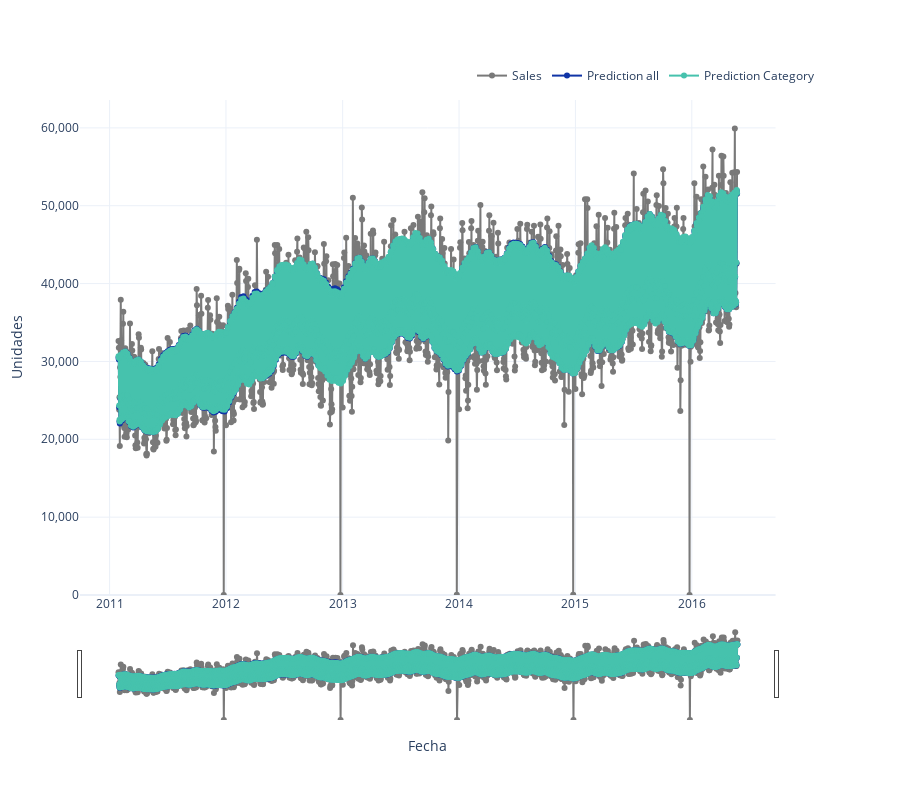

Notebook code cell kept with this figure:
### Code cell
fig = make_subplots(specs=[[{"secondary_y": True}]])

fig.add_trace(go.Scatter(x=df_all["ds"], y=df_all["y"],
                          mode='lines',
                          name='Sales',
                          marker_color='rgb(121,121,121)'))
fig.add_trace(go.Scatter(x=df_all["ds"], y=df_all["yhat"],
                          mode='lines+markers',
                          name='Prediction all',
                          marker_color='rgb(16,52,166)'))
fig.add_trace(go.Scatter(x=df_cat_all["ds"], y=df_cat_all["yhat"],
                          mode='lines+markers',
                          name='Prediction Category',
                          marker_color='rgb(70,194,173)'))

fig.update_traces(mode='markers+lines')
fig.update_xaxes(rangeslider_visible=True)
fig.update_layout({
    'height': 800,
    'template': 'plotly_white',
    'plot_bgcolor': 'rgba(0,0,0,0)',
    'paper_bgcolor': 'rgba(0,0,0,0)',
    'xaxis_title': 'Fecha',
    'yaxis_title': 'Unidades',
    'yaxis_tickformat': ',.0f',
    'yaxis.rangemode': 'tozero',
    'legend': {'orientation': 'h',
                'yanchor': 'bottom',
                'y': 1.02,
                'xanchor': 'right',
                'x': 1
                }
})

### Figure 1 — Plotly figure (JSON) as saved in the notebook; plotly's stock layout.template omitted (floating-point values rounded to 4 significant figures; data arrays with more than 128 entries replaced by an {"elided": "..."} marker saying what was removed)
{"data": [{"marker": {"color": "rgb(121,121,121)"}, "mode": "markers+lines", "name": "Sales", "type": "scatter", "x": {"elided": "1941 str values"}, "y": {"elided": "1941 int values"}}, {"marker": {"color": "rgb(16,52,166)"}, "mode": "markers+lines", "name": "Prediction all", "type": "scatter", "x": {"elided": "1941 str values"}, "y": {"elided": "1941 float values"}}, {"marker": {"color": "rgb(70,194,173)"}, "mode": "markers+lines", "name": "Prediction Category", "type": "scatter", "x": {"elided": "1941 str values"}, "y": {"elided": "1941 float values"}}], "layout": {"height": 800, "legend": {"orientation": "h", "x": 1, "xanchor": "right", "y": 1.02, "yanchor": "bottom"}, "paper_bgcolor": "rgba(0,0,0,0)", "plot_bgcolor": "rgba(0,0,0,0)", "xaxis": {"anchor": "y", "domain": [0, 0.94], "rangeslider": {"visible": true}, "title": {"text": "Fecha"}}, "yaxis": {"anchor": "x", "domain": [0, 1], "rangemode": "tozero", "tickformat": ",.0f", "title": {"text": "Unidades"}}, "yaxis2": {"anchor": "x", "overlaying": "y", "side": "right"}}}
